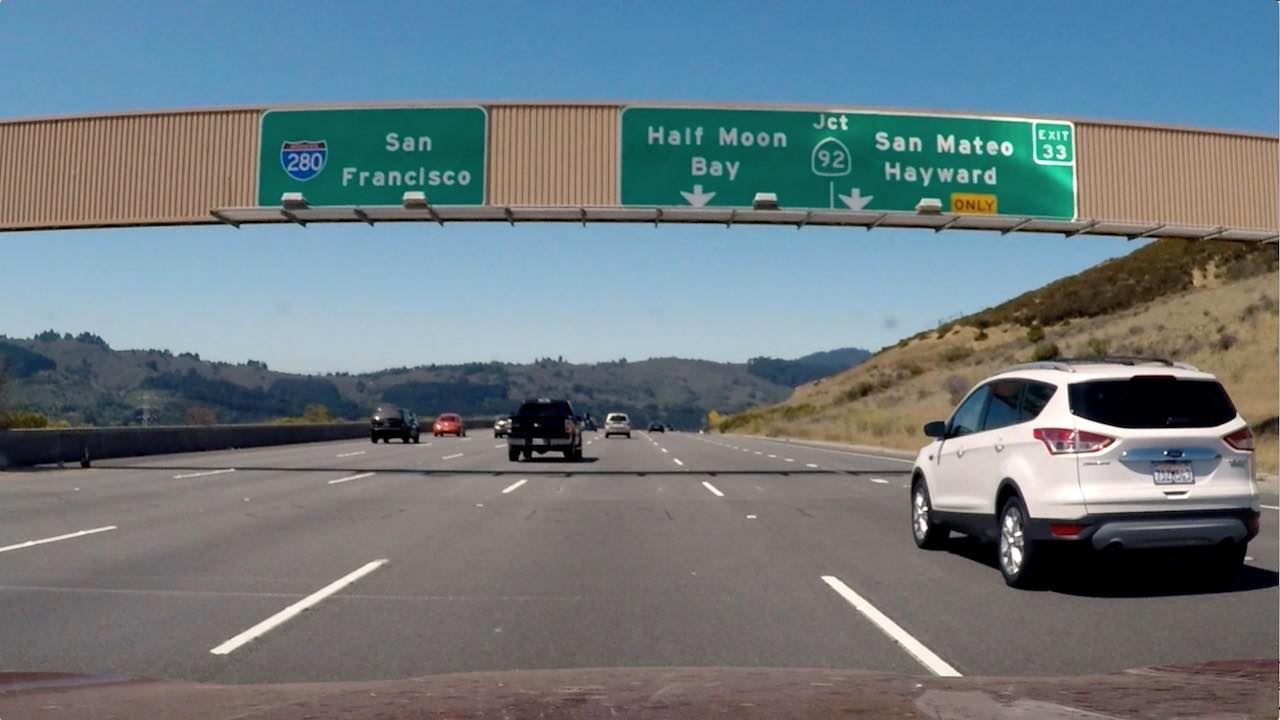
#> input picture test_images/signs_vehicles_xygrad.jpg, 1280 x 720 px; its folder holds only this picture in this run
$ python -i auxiliary.py   (imports and definitions only)   (older library calls are emulated)
#> lines starting #> are read from the running program, lines starting #| are printed output that depends on the picture; after the words box and inside, x2 and y2 are one past the last pixel; in counts of white or black regions, pixels touching at a corner belong together
import pickle
import numpy as np
from numpy.linalg import inv
import cv2
import glob
import matplotlib.pyplot as plt


''' Calculate calibration variables. '''

# [2 lines not run here, left out]

# [1 line that did not run here, left out]

def undistort(img):
    global ret, mtx, dist, rvecs, tvecs
    return cv2.undistort(img, mtx, dist, None, mtx)


def threshold_image(image, channel, thresh = (0, 255), ft='RGB'):
    assert channel >=0 and channel <=2

    if ft == 'HLS':
        img = cv2.cvtColor(image, cv2.COLOR_RGB2HLS)
    if ft == 'HSV':
        img = cv2.cvtColor(image, cv2.COLOR_RGB2HSV)
    if ft == 'RGB':
        img = image

    s_channel = img[:,:,channel]
    binary = np.zeros_like(s_channel)
    binary[(s_channel > thresh[0]) & (s_channel <= thresh[1])] = 1
    return binary


''' Returns the directional gradient given an angle threshold '''

def dir_threshold(img, sobel_kernel=3, thresh=(0, np.pi/2)):
    # Grayscale
    gray = cv2.cvtColor(img, cv2.COLOR_RGB2GRAY)
    # Calculate the x and y gradients
    sobelx = cv2.Sobel(gray, cv2.CV_64F, 1, 0, ksize=sobel_kernel)
    sobely = cv2.Sobel(gray, cv2.CV_64F, 0, 1, ksize=sobel_kernel)
    # Take the absolute value of the gradient direction,
    # apply a threshold, and create a binary image result
    absgraddir = np.arctan2(np.absolute(sobely), np.absolute(sobelx))
    binary_output =  np.zeros_like(absgraddir)
    binary_output[(absgraddir >= thresh[0]) & (absgraddir <= thresh[1])] = 1

    # Return the binary image
    return binary_output


''' Returns an image with the combine magnitude of gradients X & Y bounded by a threshold '''

def mag_threshold(img, sobel_kernel=3, thresh=(0, 255)):
    # Convert to grayscale
    gray = cv2.cvtColor(img, cv2.COLOR_RGB2GRAY)
    # Take both Sobel x and y gradients
    sobelx = cv2.Sobel(gray, cv2.CV_64F, 1, 0, ksize=sobel_kernel)
    sobely = cv2.Sobel(gray, cv2.CV_64F, 0, 1, ksize=sobel_kernel)
    # Calculate the gradient magnitude
    gradmag = np.sqrt(sobelx**2 + sobely**2)
    # Rescale to 8 bit
    scale_factor = np.max(gradmag)/255
    gradmag = (gradmag/scale_factor).astype(np.uint8)
    # Create a binary image of ones where threshold is met, zeros otherwise
    binary_output = np.zeros_like(gradmag)
    binary_output[(gradmag >= thresh[0]) & (gradmag <= thresh[1])] = 1

    # Return the binary image
    return binary_output


''' Returns an image with the gradient accordingly to one direction bounded by a threshold '''

def single_axis_threshold(image, axis, sobel_kernel=3, thresh=(0,255)):
    assert axis == 'x' or axis == 'y'

    gray = cv2.cvtColor(image, cv2.COLOR_BGR2GRAY)
    if axis == 'x':
        sobel = cv2.Sobel(gray, cv2.CV_64F, 1, 0, ksize=sobel_kernel) # Take the derivative in x
    elif axis == 'y':
        sobel = cv2.Sobel(gray, cv2.CV_64F, 0, 1, ksize=sobel_kernel) # Take the derivative in y

    abs_sobel = np.absolute(sobel)
    scaled_sobel = np.uint8(255*abs_sobel/np.max(abs_sobel))

    sbinary = np.zeros_like(scaled_sobel)
    sbinary[(scaled_sobel >= thresh[0]) & (scaled_sobel <= thresh[1])] = 1
    return sbinary


def binary_image(image):
    # Apply color filters
    image_HSV_V = threshold_image(image, channel=2, thresh=(200,255), ft='HSV')
    image_HLS_S = threshold_image(image, channel=2, thresh=(90,255), ft='HLS')
    # Combine color images
    combined_color = np.zeros_like(image_HSV_V)
    combined_color[((image_HSV_V == 1) & (image_HLS_S == 1))] = 1

    # Apply Gradient filters
    image_axis_x = single_axis_threshold(image, axis='x', sobel_kernel=5,thresh=(20,100))
    image_axis_y = single_axis_threshold(image, axis='y', sobel_kernel=3,thresh=(20,100))
    image_mag = mag_threshold(image, sobel_kernel=3,thresh=(30,100))
    image_dir = dir_threshold(image, sobel_kernel=3, thresh=(0.7, 1.3))
    # Combine Gradient images
    combined_grad = np.zeros_like(image_axis_x)
    combined_grad[((image_axis_x == 1) & (image_axis_y == 1))
              | ((image_mag == 1) & (image_dir == 1))] = 1

    # Combine color and gradient
    combined_all = np.zeros_like(combined_grad)
    combined_all[((combined_color == 1) | (combined_grad == 1))] = 1

    return combined_all


'''
    This function takes an images and returns a bird-view perspective
    of it with the transformation matrix used
'''

# [23 lines left out: function bird_eye, not called in this run]


'''
The sliding window function breaks the lines in many spices in order to fit a polynomial
that will follow the line
'''

# [86 lines left out: function sliding_window_polyfit, not called in this run]


'''
Once you already have a polynomial function is not necessary to use the sliding windows
anymore, instead a function that updates the polinommial with the new image should be enough
'''

# [22 lines left out: function update_polyfit, not called in this run]


'''
Compute the vehicle curvature having the polynomial for each line
'''

# [14 lines left out: function curvatures, not called in this run]


pixe2meters = {'y':30/720, 'x':3.7/700}


# [12 lines left out: function curvature, not called in this run]

''' Compute the distance from the lane to the center of the vehicle '''

vehicle_center = (640, 719)

def distance_center(fitx):
    return (fitx[vehicle_center[1]] - vehicle_center[0]) * pixe2meters['x']


# [19 lines left out: function back_to_original, not called in this run]

>>> import cv2
>>> picture = cv2.cvtColor(cv2.imread('test_images/signs_vehicles_xygrad.jpg'), cv2.COLOR_BGR2RGB)
>>> result = binary_image(picture)
#> in threshold_image, `img = cv2.cvtColor(image, cv2.COLOR_RGB2HSV)`: img: shape (720, 1280, 3); mean H, S, V 60.2, 77.2, 139.2
#> in binary_image, `image_HSV_V = threshold_image(image, channel=2, thresh=(200,255), ft='..`:
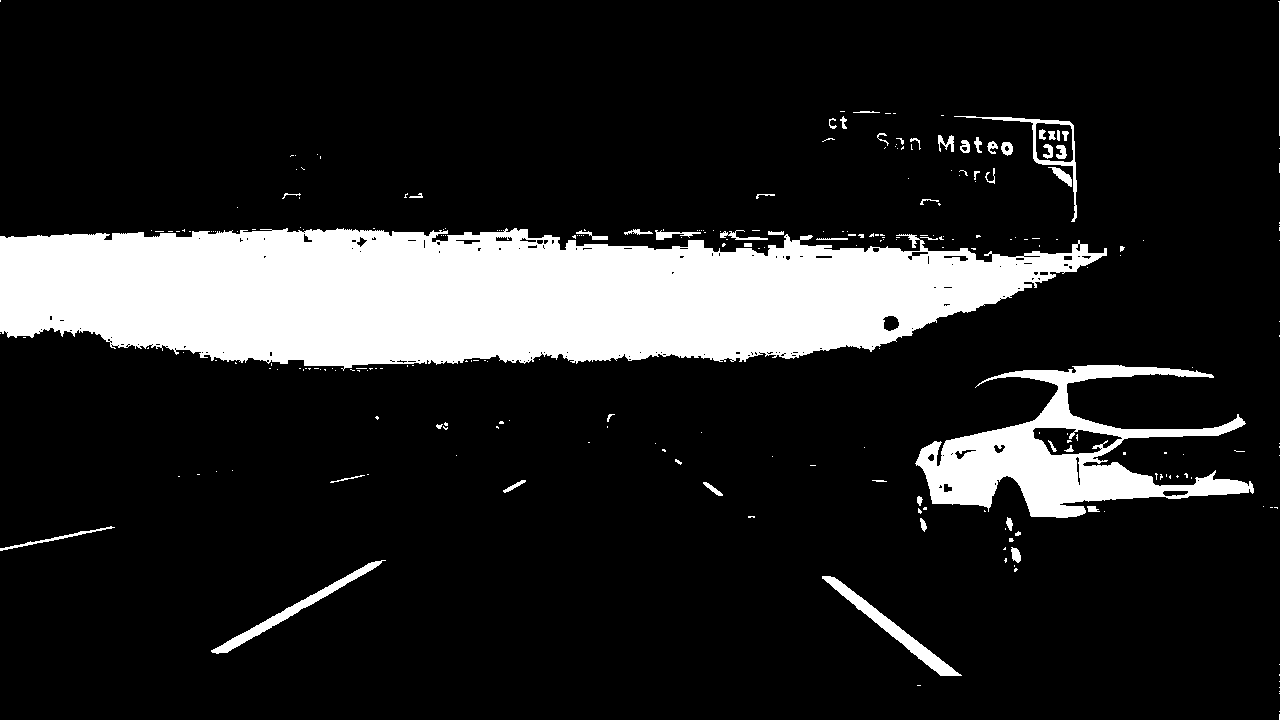
#> image_HSV_V: shape (720, 1280); values 0 (black) and 1 (white), 15.2% white; 259 white regions (204 under 20 px), largest, box (x1, y1, x2, y2) and area: (0, 228, 1107, 371) 112972, (915, 365, 1254, 518) 18567, (822, 576, 962, 676) 1820
#> in threshold_image (call 2), `img = cv2.cvtColor(image, cv2.COLOR_RGB2HLS)`: img: shape (720, 1280, 3); mean of channels 0, 1, 2 60.2, 118.8, 64.7
#> in binary_image, `image_HLS_S = threshold_image(image, channel=2, thresh=(90,255), ft='H..`: image_HLS_S: shape (720, 1280); values 0 (black) and 1 (white), 33.6% white; 540 white regions (433 under 20 px), largest, box (x1, y1, x2, y2) and area: (0, 0, 1280, 133) 135061, (0, 226, 1132, 315) 72390, (622, 109, 1077, 219) 36129
#> in binary_image, `image_axis_x = single_axis_threshold(image, axis='x', sobel_kernel=5,t..`: image_axis_x: shape (720, 1280); values 0 (black) and 1 (white), 8.6% white; 1164 white regions (804 under 20 px), largest, box (x1, y1, x2, y2) and area: (1, 109, 271, 224) 20496, (1164, 129, 1194, 225) 1527, (936, 372, 1060, 466) 1517
#> in binary_image, `image_axis_y = single_axis_threshold(image, axis='y', sobel_kernel=3,t..`: image_axis_y: shape (720, 1280); values 0 (black) and 1 (white), 8.1% white; 1402 white regions (1077 under 20 px), largest, box (x1, y1, x2, y2) and area: (562, 194, 1280, 367) 7370, (0, 103, 1280, 145) 6603, (0, 460, 930, 494) 6156
#> in mag_threshold, `gradmag = np.sqrt(sobelx**2 + sobely**2)`:
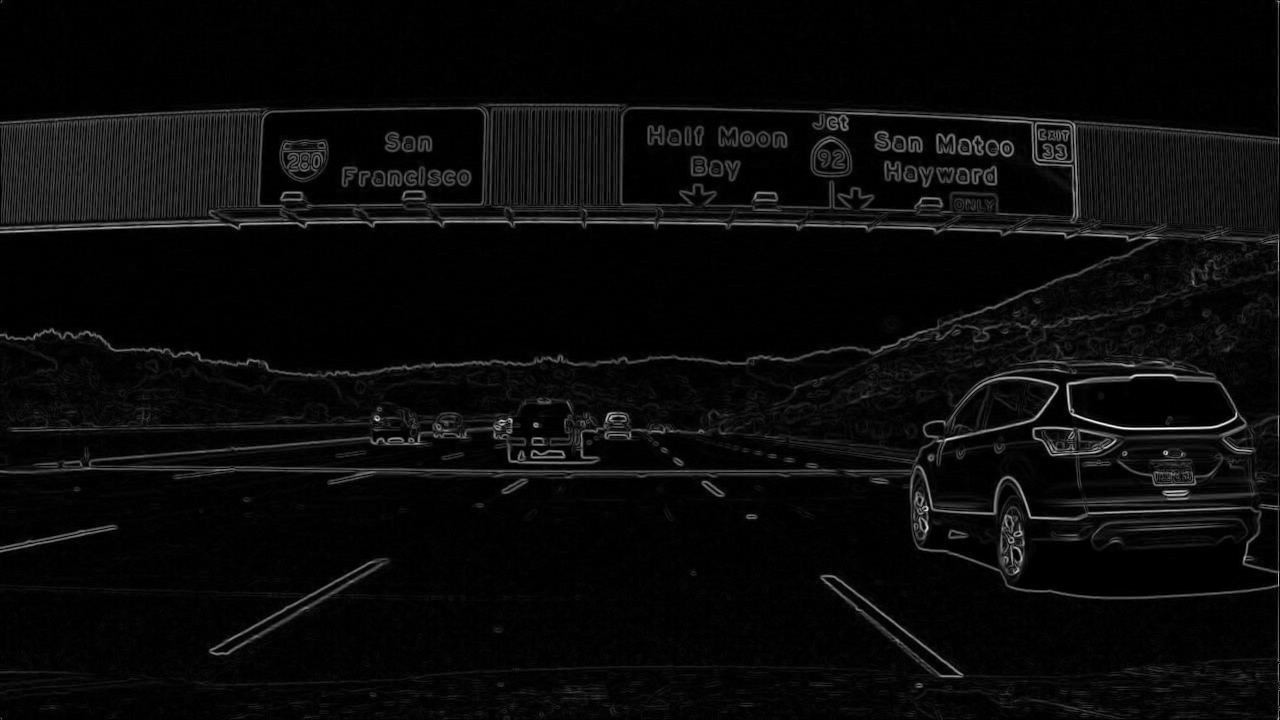
#> gradmag: shape (720, 1280) float64; min 0, max 924, mean 37.5; drawn with min black and max white
#> in mag_threshold, `scale_factor = np.max(gradmag)/255`: scale_factor = 3.62
#> in binary_image, `image_mag = mag_threshold(image, sobel_kernel=3,thresh=(30,100))`: image_mag: shape (720, 1280); values 0 (black) and 1 (white), 9.7% white in thin lines or dots
#> in binary_image, `image_dir = dir_threshold(image, sobel_kernel=3, thresh=(0.7, 1.3))`:
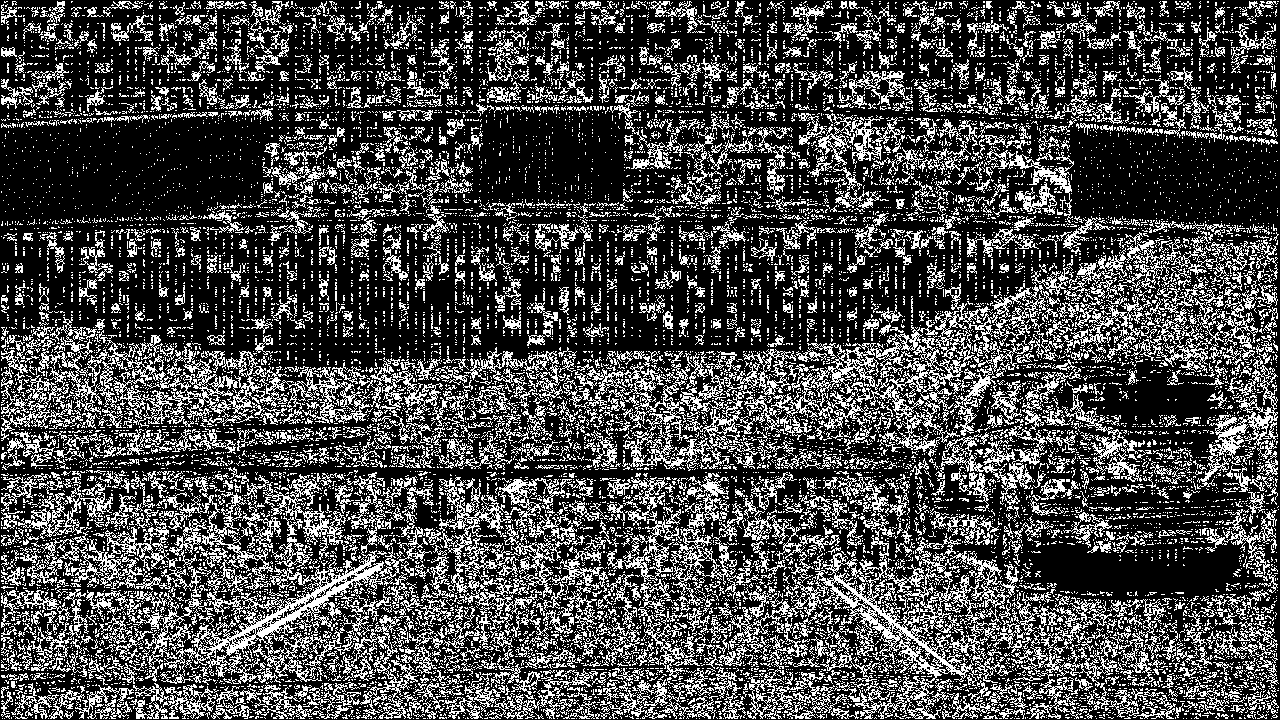
#> image_dir: shape (720, 1280) float64; values 0 (black) and 1 (white), 28.6% white in thin lines or dots
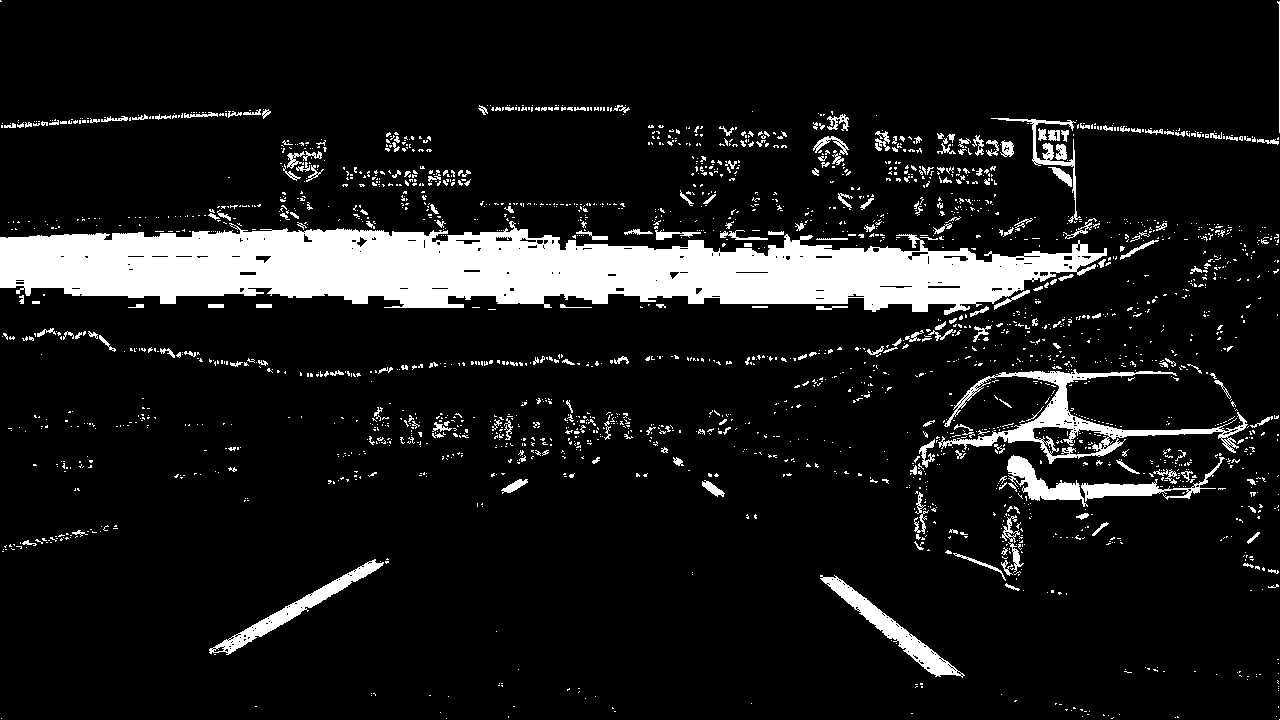
#> result: shape (720, 1280); values 0 (black) and 1 (white), 10.5% white; 2335 white regions (2089 under 20 px), largest, box (x1, y1, x2, y2) and area: (0, 221, 1107, 315) 61576, (938, 369, 1248, 464) 5133, (820, 575, 965, 678) 2469
